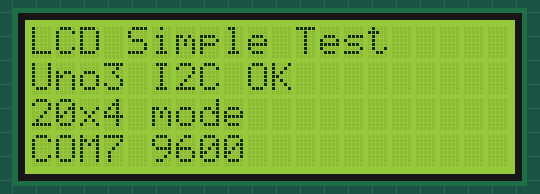
This sketch was run on a simulated Arduino Uno, built with avr-gcc and run on an emulated ATmega328P. Parts: 20×4 character LCD. What the sketch prints to the serial monitor is not drawn.

Above: at 0.2 s.
At 2.3 s:
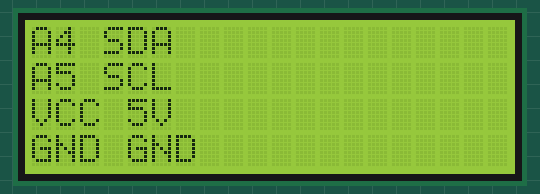
At 4.4 s:
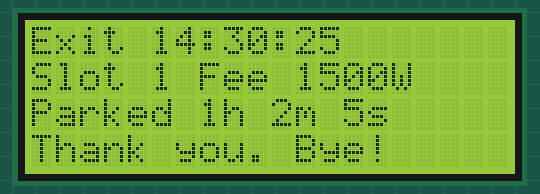

Measured:
- by itself, everything shown: repeats every 6.2 s, in 3 steps
- what the display in image 1 shows lasts 2.1 s, from 2.2 s to 4.3 s

The sketch:

uno3_i2c_lcd_simple_test.ino
```cpp
#include <Arduino.h>
#include <Wire.h>
#include <LiquidCrystal_I2C.h>

const int LCD_ADDRESS_27 = 0x27;
const int LCD_ADDRESS_3F = 0x3F;
const int LCD_COLUMNS = 20;
const int LCD_ROWS = 4;
const unsigned long SCREEN_INTERVAL_MS = 2000;
const unsigned long SERIAL_ALIVE_INTERVAL_MS = 2000;

LiquidCrystal_I2C lcd27(LCD_ADDRESS_27, LCD_COLUMNS, LCD_ROWS);
LiquidCrystal_I2C lcd3f(LCD_ADDRESS_3F, LCD_COLUMNS, LCD_ROWS);
LiquidCrystal_I2C* activeLcd = &lcd3f;

int screenIndex = 0;
unsigned long nextScreenAt = 0;
unsigned long lastAliveAt = 0;
int activeLcdAddress = LCD_ADDRESS_3F;
bool lcdReady = false;

bool isI2cDevicePresent(int address) {
  Wire.beginTransmission(address);
  return Wire.endTransmission() == 0;
}

void selectDetectedLcd() {
  if (isI2cDevicePresent(LCD_ADDRESS_27)) {
    activeLcd = &lcd27;
    activeLcdAddress = LCD_ADDRESS_27;
    lcdReady = true;
    Serial.println("LCD FOUND 0x27");
    return;
  }

  if (isI2cDevicePresent(LCD_ADDRESS_3F)) {
    activeLcd = &lcd3f;
    activeLcdAddress = LCD_ADDRESS_3F;
    lcdReady = true;
    Serial.println("LCD FOUND 0x3F");
    return;
  }

  activeLcd = &lcd3f;
  activeLcdAddress = LCD_ADDRESS_3F;
  lcdReady = false;
  Serial.println("LCD NOT FOUND");
  Serial.println("CHECK SDA=A4 SCL=A5 VCC GND");
}

void printLine(int row, String text) {
  if (text.length() > LCD_COLUMNS) {
    text = text.substring(0, LCD_COLUMNS);
  }

  while (text.length() < LCD_COLUMNS) {
    text += " ";
  }

  activeLcd->setCursor(0, row);
  activeLcd->print(text);
}

void showScreen() {
  activeLcd->clear();

  if (screenIndex == 0) {
    printLine(0, "LCD Simple Test");
    printLine(1, "Uno3 I2C OK");
    printLine(2, "20x4 mode");
    printLine(3, "COM7 9600");
  } else if (screenIndex == 1) {
    printLine(0, "A4 SDA");
    printLine(1, "A5 SCL");
    printLine(2, "VCC 5V");
    printLine(3, "GND GND");
  } else {
    printLine(0, "Exit 14:30:25");
    printLine(1, "Slot 1 Fee 1500W");
    printLine(2, "Parked 1h 2m 5s");
    printLine(3, "Thank you. Bye!");
  }

  screenIndex = (screenIndex + 1) % 3;
  nextScreenAt = millis() + SCREEN_INTERVAL_MS;
}

void printAlive() {
  if (millis() - lastAliveAt < SERIAL_ALIVE_INTERVAL_MS) {
    return;
  }

  lastAliveAt = millis();
  Serial.print("UNO3 LCD ALIVE 0x");
  if (lcdReady) {
    Serial.println(activeLcdAddress, HEX);
    return;
  }

  Serial.println("NONE");
}

void setup() {
  Serial.begin(9600);
  Wire.begin();

  Serial.println("UNO3 LCD START");
  Serial.println("SDA=A4 SCL=A5");
  selectDetectedLcd();

  if (lcdReady) {
    activeLcd->init();
    activeLcd->backlight();
    showScreen();
  }
}

void loop() {
  printAlive();

  if (lcdReady && millis() >= nextScreenAt) {
    showScreen();
  }

  delay(50);
}
```
